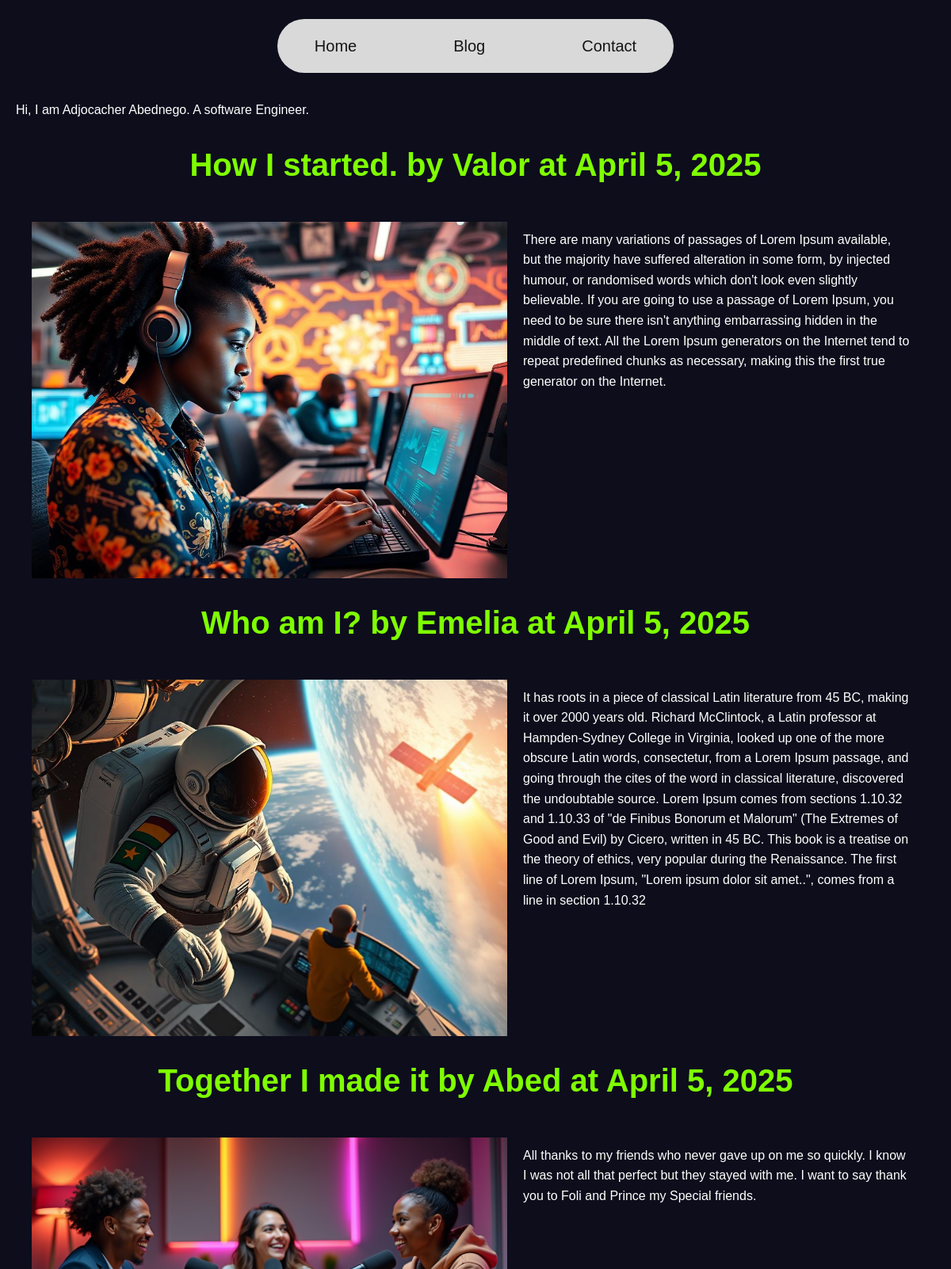
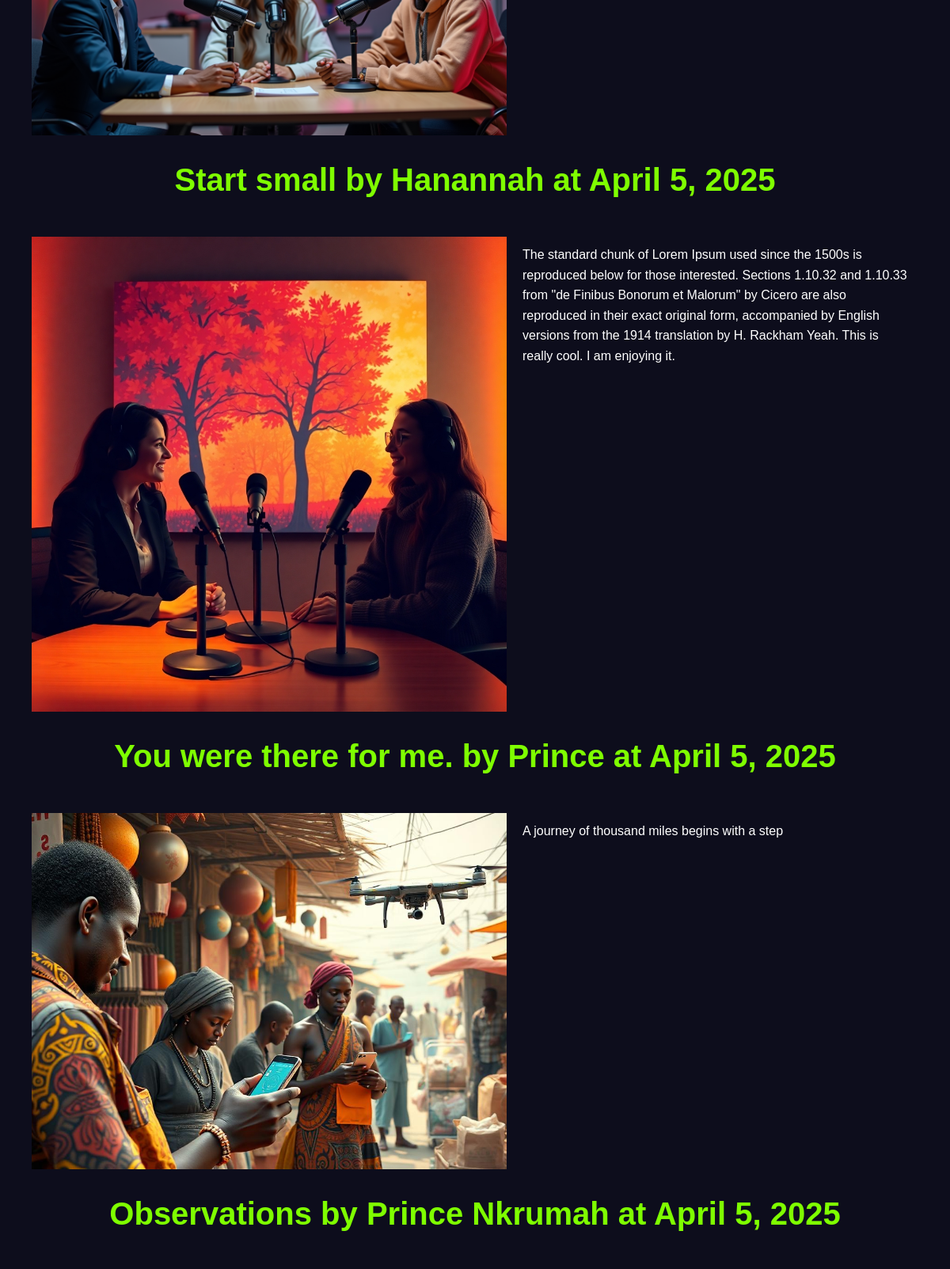
Screenshot of /blog/ (upper part) with the database file from the repository (2 pictures, top to bottom).
### Pages_app/models.py (models this page shows, shortened)
class BlogPost(models.Model):
    name = models.CharField(max_length= 100)
    title = models.CharField(max_length=120)
    image_blog = models.ImageField(upload_to='images/')
    message = models.TextField(max_length= 5000)
    date = models.DateTimeField(auto_now_add=True)
    update = models.DateField(auto_now=True)

### Pages_app/views.py (the view)
# urls.py: 2. Add a URL to urlpatterns:  path('blog/', include('blog.urls'))
def blog(request):
    posts = BlogPost.objects.all()
    return render(request, 'Pages_app/blog.html', {'posts': posts},) #type: ignore

### Pages_app/templates/Pages_app/blog.html (shortened to what this page needs)
{% extends 'pages_app/base.html' %}
{% block Main %}
<section>
    <p>
        Hi, I am Adjocacher Abednego.
        A software Engineer.
    </p>
</section>
<div class="container">
        {% for post in posts %}
            <h2 class="abed">
                {{post.title}} by
                {{post.name}} at {{post.update}}
            </h2>
                    <div class="container-display container">
                        <img src="{{ post.image_blog.url }}" alt="Post Image">
                      <p> {{post.message}} </p>
                    </div>
        {% endfor %}
</div>
{% endblock Main %}

### Pages_app/templates/Pages_app/base.html (shortened to what this page needs)
{% load static %}
<!DOCTYPE html>
<html lang="en">
<head>
    <link rel="stylesheet" href="https://cdnjs.cloudflare.com/ajax/libs/font-awesome/6.4.0/css/all.min.css">
    <link href="https://cdn.jsdelivr.net/npm/bootstrap@5.0.2/dist/css/bootstrap.min.css" rel="stylesheet">
    <link rel="stylesheet" href="{%static 'pages_app/css/styles.css' %}">
</head>
<body>
    {% block Header %}
   <nav>
           <div class="nav-container">
               <a href="{%url 'index' %}" class="nav-link jj">Home</a>
               <a href="{%url 'blog' %}" class="nav-link jj">Blog</a>
               <a href="{%url 'contact' %}" class="nav-link jj">Contact</a>
           </div>
       </nav>
    {% endblock Header %}
{% block Main %}{% endblock Main %}
</body>
</html>

### Pages_app/static/Pages_app/css/styles.css (style rules this page uses)
* { margin: 0; padding: 0; box-sizing: border-box; }
body { font-family: Arial, Helvetica, sans-serif; background-color: #0d0d1c; color: #ffffff; line-height: 1.6; }
a { text-decoration: none; color: inherit; }
.container { width: 100%; max-width: 1200px; margin: 0 auto; padding: 0 20px; }
nav { padding: 24px 12px; display: flex; justify-content: center; }
.nav-container { background-color: #d9d9d9; border-radius: 50px; padding: 10px 10px; width: 70%; max-width: 500px; display: flex; justify-content: center; gap: 90px; }
.nav-link { color: #141414; font-size: 20px; font-weight: 500; position: relative; }
.nav-link::before { content: ""; position: absolute; width: 0%; height: 2px; top: 0; left: 0; background-color: #000000; border-radius: 5px; transition: all 0.5s ease-in-out; }
.nav-link::after { content: ""; position: absolute; width: 0%; height: 2px; bottom: 0; right: 0; background-color: #000000; border-radius: 5px; transition: all 0.5s ease-in-out; }
h1,h2 { font-size: 40px; font-weight: bold; text-align: center; margin: 32px 0 48px; }
h2, .abed { color: chartreuse; }
p { margin: 10px; }
img { height:fit-content; width:600px; }
.container-display { display: flex; }
p { max-width: max-content; margin-left: 20px; }
section p { text-align: center; }

### rows the page displays
BlogPost: title "How I started.", name "Valor", update "April 5, 2025", image_blog (picture), message "There are many variations of passages of Lorem Ipsum available, but the majority have suffered alteration in some form, by injected humour, or randomised words which don't look even slightly believable. If you are going to use a passage of Lorem Ipsum, you need to be sure there isn't anything embarrassing hidden in the middle of text. All the Lorem Ipsum generators on the Internet tend to repeat predefined chunks as necessary, making this the first true generator on the Internet."
BlogPost: title "Who am I?", name "Emelia", update "April 5, 2025", image_blog (picture), message "It has roots in a piece of classical Latin literature from 45 BC, making it over 2000 years old. Richard McClintock, a Latin professor at Hampden-Sydney College in Virginia, looked up one of the more obscure Latin words, consectetur, from a Lorem Ipsum passage, and going through the cites of the word in classical literature, discovered the undoubtable source. Lorem Ipsum comes from sections 1.10.32 and 1.10.33 of \"de Finibus Bonorum et Malorum\" (The Extremes of Good and Evil) by Cicero, written in 45 BC. This book is a treatise on the theory of ethics, very popular during the Renaissance. The first line of Lorem Ipsum, \"Lorem ipsum dolor sit amet..\", comes from a line in section 1.10.32"
BlogPost: title "Together I made it", name "Abed", update "April 5, 2025", image_blog (picture), message "All thanks to my friends who never gave up on me so quickly. I know I was not all that perfect but they stayed with me. I want to say thank you to Foli and Prince my Special friends."
BlogPost: title "Start small", name "Hanannah", update "April 5, 2025", image_blog (picture), message "The standard chunk of Lorem Ipsum used since the 1500s is reproduced below for those interested. Sections 1.10.32 and 1.10.33 from \"de Finibus Bonorum et Malorum\" by Cicero are also reproduced in their exact original form, accompanied by English versions from the 1914 translation by H. Rackham Yeah. This is really cool. I am enjoying it."
BlogPost: title "You were there for me.", name "Prince", update "April 5, 2025", image_blog (picture), message "A journey of thousand miles begins with a step"
BlogPost: title "Observations", name "Prince Nkrumah", update "April 5, 2025"
